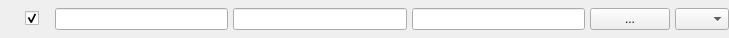
<?xml version="1.0" encoding="UTF-8"?>
<ui version="4.0">
 <class>FormdataWidget</class>
 <widget class="QWidget" name="FormdataWidget">
  <property name="geometry">
   <rect>
    <x>0</x>
    <y>0</y>
    <width>729</width>
    <height>38</height>
   </rect>
  </property>
  <property name="sizePolicy">
   <sizepolicy hsizetype="Expanding" vsizetype="Fixed">
    <horstretch>0</horstretch>
    <verstretch>0</verstretch>
   </sizepolicy>
  </property>
  <property name="minimumSize">
   <size>
    <width>0</width>
    <height>32</height>
   </size>
  </property>
  <property name="maximumSize">
   <size>
    <width>16777215</width>
    <height>38</height>
   </size>
  </property>
  <property name="windowTitle">
   <string>Form</string>
  </property>
  <layout class="QHBoxLayout" name="horizontalLayout">
   <property name="spacing">
    <number>5</number>
   </property>
   <property name="leftMargin">
    <number>25</number>
   </property>
   <property name="topMargin">
    <number>5</number>
   </property>
   <property name="rightMargin">
    <number>0</number>
   </property>
   <property name="bottomMargin">
    <number>5</number>
   </property>
   <item>
    <widget class="QCheckBox" name="enabled">
     <property name="sizePolicy">
      <sizepolicy hsizetype="Minimum" vsizetype="Fixed">
       <horstretch>0</horstretch>
       <verstretch>0</verstretch>
      </sizepolicy>
     </property>
     <property name="minimumSize">
      <size>
       <width>25</width>
       <height>0</height>
      </size>
     </property>
     <property name="text">
      <string/>
     </property>
     <property name="checked">
      <bool>true</bool>
     </property>
    </widget>
   </item>
   <item>
    <widget class="QLineEdit" name="key"/>
   </item>
   <item>
    <widget class="QLineEdit" name="value"/>
   </item>
   <item>
    <widget class="QLineEdit" name="file"/>
   </item>
   <item>
    <widget class="QPushButton" name="browse">
     <property name="enabled">
      <bool>true</bool>
     </property>
     <property name="text">
      <string>...</string>
     </property>
     <property name="checkable">
      <bool>false</bool>
     </property>
     <property name="checked">
      <bool>false</bool>
     </property>
     <property name="autoExclusive">
      <bool>false</bool>
     </property>
     <property name="autoDefault">
      <bool>false</bool>
     </property>
     <property name="flat">
      <bool>false</bool>
     </property>
    </widget>
   </item>
   <item>
    <widget class="QComboBox" name="type">
     <property name="sizePolicy">
      <sizepolicy hsizetype="Fixed" vsizetype="Fixed">
       <horstretch>0</horstretch>
       <verstretch>0</verstretch>
      </sizepolicy>
     </property>
     <property name="currentIndex">
      <number>-1</number>
     </property>
     <item>
      <property name="text">
       <string>Text</string>
      </property>
     </item>
     <item>
      <property name="text">
       <string>File</string>
      </property>
     </item>
    </widget>
   </item>
  </layout>
 </widget>
 <resources/>
 <connections/>
</ui>
